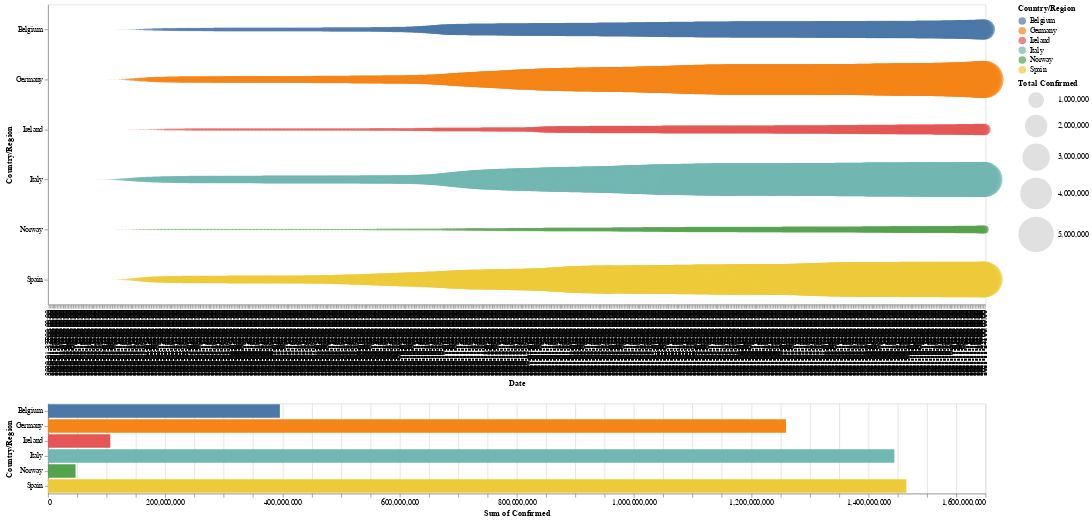

Source (notebook cell):
### Code cell
# This creates an interactive two in one graph
interval = alt.selection_interval()
# Creates a circle graph using the country/region, date and confirmed number
circle = alt.Chart(selected_countries).mark_circle().encode(
    x='Date:O',
    y='Country/Region',
    color=alt.condition(interval, 'Country/Region', alt.value('lightgray')),
    size=alt.Size('Confirmed:Q',
        scale=alt.Scale(range=[0, 2500]),
        legend=alt.Legend(title='Total Confirmed')
    ) 
).properties(
    width=1250,
    height=400,
    selection=interval
)
# Creates a bar chart using country/region and sum of confirmed
bars = alt.Chart(selected_countries).mark_bar().encode(
    y='Country/Region',
    color='Country/Region',
    x='sum(Confirmed):Q'
).properties(
    width=1250
).transform_filter(
    interval
)
# Show both graphs
circle & bars

### Figure 1 — Vega-Lite specification as saved in the notebook (floating-point values rounded to 4 significant figures; data arrays with more than 128 entries replaced by an {"elided": "..."} marker saying what was removed)
{"config": {"view": {"continuousWidth": 400, "continuousHeight": 300}}, "vconcat": [{"mark": "circle", "encoding": {"color": {"condition": {"type": "nominal", "field": "Country/Region", "selection": "selector018"}, "value": "lightgray"}, "size": {"type": "quantitative", "field": "Confirmed", "legend": {"title": "Total Confirmed"}, "scale": {"range": [0, 2500]}}, "x": {"type": "ordinal", "field": "Date"}, "y": {"type": "nominal", "field": "Country/Region"}}, "height": 400, "selection": {"selector018": {"type": "interval"}}, "width": 1250}, {"mark": "bar", "encoding": {"color": {"type": "nominal", "field": "Country/Region"}, "x": {"type": "quantitative", "aggregate": "sum", "field": "Confirmed"}, "y": {"type": "nominal", "field": "Country/Region"}}, "transform": [{"filter": {"selection": "selector018"}}], "width": 1250}], "data": {"name": "data-614dce5c02bedf83c8e2d8ac9680a750"}, "$schema": "https://vega.github.io/schema/vega-lite/v4.8.1.json", "datasets": {"data-614dce5c02bedf83c8e2d8ac9680a750": {"elided": "4038 records"}}}
